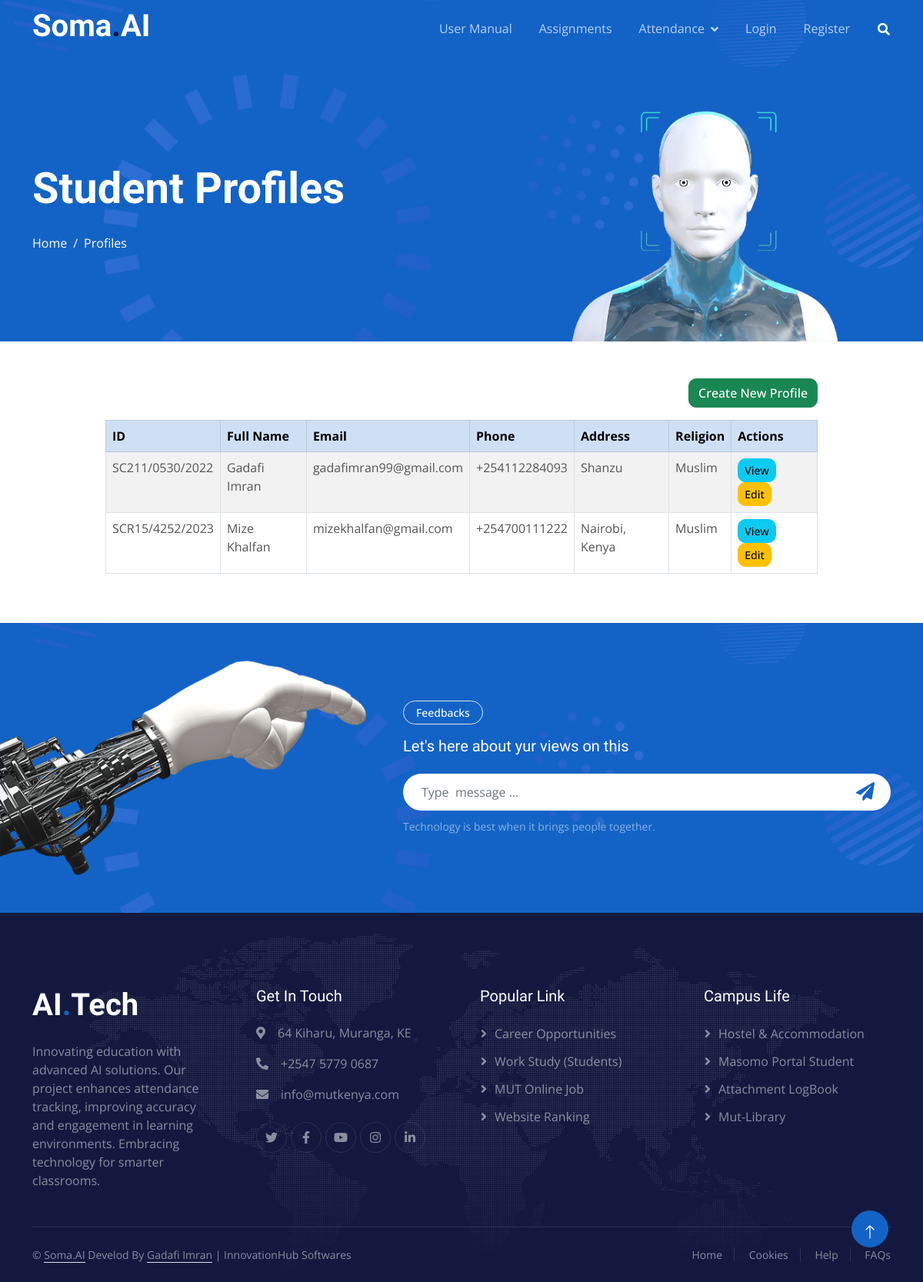
The app's page /students/, older data.
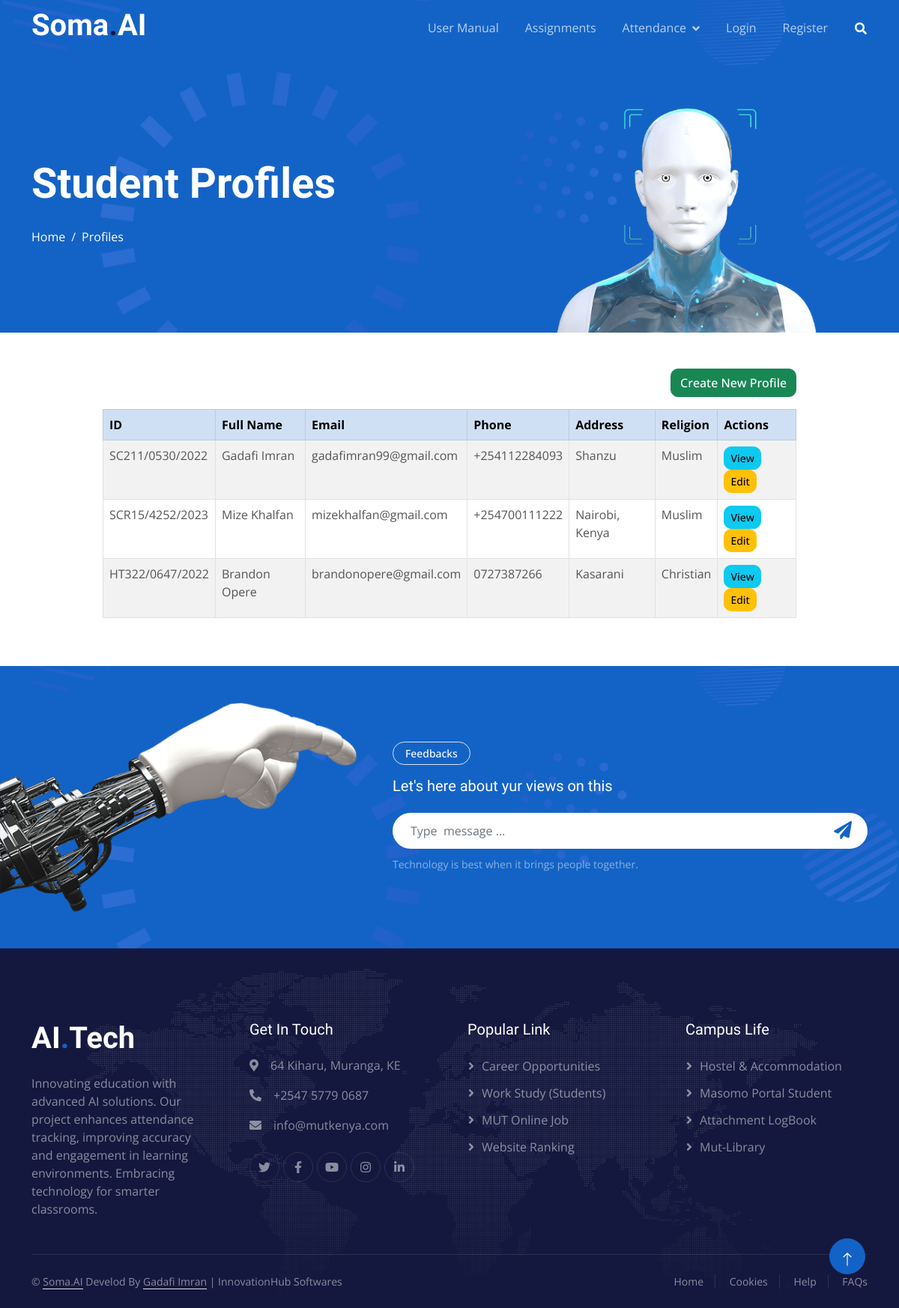
The same page, newer data.
### attendance/models.py (models this page shows, shortened)
class StudentProfile(models.Model):
    user_name = models.CharField(max_length=300)
    first_name = models.CharField(max_length=70)
    last_name = models.CharField(max_length=70)
    reg_no = models.CharField(max_length=70)  # Registration number should be a CharField for alphanumeric codes
    phone = models.CharField(max_length=15)  # Using CharField to accommodate special characters like '+'
    email = models.EmailField()
    dob = models.DateField()  # Date of birth
    course = models.CharField(max_length=200)
    religion = models.CharField(max_length=70)
    games = models.CharField(max_length=70)
    hostel = models.CharField(max_length=70)
    room_no = models.CharField(max_length=70)
    year = models.CharField(max_length=70 ,null=True, blank=False)
    fee_balance = models.CharField(max_length=70,null=True, blank=False)
    parents_phone = models.CharField(max_length=15)  # CharField for phone
    parents_name = models.CharField(max_length=70)
    address = models.CharField(max_length=100)  # Increased length for more flexibility
    role = models.CharField(choices=ROLES, max_length=20, null=True, blank=False, default='student')
    image = models.ImageField(upload_to='profile_images/',null=True, blank=False)
    updated = models.DateTimeField(auto_now=True)

### attendance/views.py (the view)
# urls.py: path('students/', views.student_profile_list, name='student_profile_list'),
def student_profile_list(request):
    students = StudentProfile.objects.all()
    return render(request, 'profiles/student_profile_list.html', {'students': students})

### templates/profiles/student_profile_list.html
{% extends 'base.html' %}
{% load static %}
{% block content %}
    <div class="container-fluid pt-5 bg-primary hero-header">
        <div class="container pt-5">
            <div class="row g-5 pt-5">
                <div class="col-lg-6 align-self-center text-center text-lg-start mb-lg-5">
                    <h1 class="display-4 text-white mb-4 animated slideInRight">Student Profiles</h1>
                    <nav aria-label="breadcrumb">
                        <ol class="breadcrumb justify-content-center justify-content-lg-start mb-0">
                            <li class="breadcrumb-item"><a class="text-white" href="#">Home</a></li>
                            <li class="breadcrumb-item text-white active" aria-current="page">Profiles</li>
                        </ol>
                    </nav>
                </div>
                <div class="col-lg-6 align-self-end text-center text-lg-end">
                    <img class="img-fluid" src="{% static 'img/hero-img.png' %}" alt="" style="max-height: 300px;">
                </div>
            </div>
        </div>
    </div>
    <div class="container py-5">
        <div class="row justify-content-center">
            <div class="col-lg-10">
                <div class="text-end mb-3">
                    <a href="{% url 'student_profile_create' %}" class="btn btn-success">Create New Profile</a>
                </div>
                {% if students %}
                <div class="table-responsive">
                    <table class="table table-bordered table-striped">
                        <thead class="table-primary">
                            <tr>
                                <th>ID</th>
                                <th>Full Name</th>
                                <th>Email</th>
                                <th>Phone</th>
                                <th>Address</th>
                                <th>Religion</th>
                                <th>Actions</th>
                            </tr>
                        </thead>
                        <tbody>
                            {% for student in students %}
                                <tr>
                                    <td>{{ student.reg_no }}</td>
                                    <td>{{ student.first_name}} {{ student.last_name}}</td>
                                    <td>{{ student.email }}</td>
                                    <td>{{ student.phone }}</td>
                                    <td>{{ student.address }}</td>
                                    <td>{{ student.religion }}</td>
                                    <td>
                                        <a href="{% url 'student_profile' student.id %}" class="btn btn-info btn-sm">View</a>
                                        <a href="{% url 'student_profile_update' student.id %}" class="btn btn-warning btn-sm">Edit</a>
                                    </td>
                                </tr>
                            {% endfor %}
                        </tbody>
                    </table>
                </div>
                {% else %}
                    <p class="text-center">No student profiles found.</p>
                {% endif %}
            </div>
        </div>
    </div>
{% endblock %}

### templates/base.html (shortened to what this page needs)
{% load static %}
<!DOCTYPE html>
<html lang="en">
<head>
    <link href="https://cdnjs.cloudflare.com/ajax/libs/font-awesome/5.10.0/css/all.min.css" rel="stylesheet">
    <link href="https://cdn.jsdelivr.net/npm/bootstrap-icons@1.4.1/font/bootstrap-icons.css" rel="stylesheet">
    <link href="{% static 'lib/animate/animate.min.css'%}" rel="stylesheet">
    <link href="{% static 'lib/owlcarousel/assets/owl.carousel.min.css'%}" rel="stylesheet">
    <link href="{% static 'css/bootstrap.min.css'%}" rel="stylesheet">
    <link href="{% static 'css/style.css'%}" rel="stylesheet">
</head>
<body>
    <div class="container-fluid sticky-top">
        <div class="container">
            <nav class="navbar navbar-expand-lg navbar-dark p-0">
                <a href="" class="navbar-brand">
                    <h1 class="text-white">Soma<span class="text-dark">.</span>AI</h1>
                </a>
                <div class="collapse navbar-collapse" id="navbarCollapse">
                    <div class="navbar-nav ms-auto">
                        <a href="#" class="nav-item nav-link">User Manual</a>
                        <a href="#" class="nav-item nav-link">Assignments
                        </a>
                        <div class="nav-item dropdown">
                            <a href="#" class="nav-link dropdown-toggle" data-bs-toggle="dropdown">Attendance</a>
                        </div>
                        {% if user.is_authenticated %}
                            <a href="{% url 'logout' %}" class="nav-item nav-link">Logout</a>
                        {% else %}
                            <a href="{% url 'login' %}" class="nav-item nav-link">Login</a>
                            <a href="{% url 'register' %}" class="nav-item nav-link">Register</a>
                        {% endif %}
                    </div>
                    <butaton type="button" class="btn text-white p-0 d-none d-lg-block" data-bs-toggle="modal"
                        data-bs-target="#searchModal"><i class="fa fa-search"></i></butaton>
                </div>
            </nav>
        </div>
    </div>
        {% block content %}
        {% endblock %}
    <div class="container-fluid bg-primary newsletter py-5">
        <div class="container">
            <div class="row g-5 align-items-center">
                <div class="col-md-5 ps-lg-0 pt-5 pt-md-0 text-start wow fadeIn" data-wow-delay="0.3s">
                    <img class="img-fluid" src="{% static 'img/newsletter.png'%}" alt="">
                </div>
                <div class="col-md-7 py-5 newsletter-text wow fadeIn" data-wow-delay="0.5s">
                    <div class="btn btn-sm border rounded-pill text-white px-3 mb-3">Feedbacks</div>
                    <h5 class="text-white mb-4">Let's here about yur views on this </h5>
                    <div class="position-relative w-100 mt-3 mb-2">
                        <input class="form-control border-0 rounded-pill w-100 ps-4 pe-5" type="text"
                            placeholder="Type  message ... " style="height: 48px;">
                        <button type="button" class="btn shadow-none position-absolute top-0 end-0 mt-1 me-2"><i
                                class="fa fa-paper-plane text-primary fs-4"></i></button>
                    </div>
                    <small class="text-white-50">Technology is best when it brings people together.</small>
                </div>
            </div>
        </div>
    </div>
    <div class="container-fluid bg-dark text-white-50 footer pt-5">
        <div class="container py-5">
            <div class="row g-5">
                <div class="col-md-6 col-lg-3 wow fadeIn" data-wow-delay="0.1s">
                    <a href="index.html" class="d-inline-block mb-3">
                        <h1 class="text-white">AI<span class="text-primary">.</span>Tech</h1>
                    </a>
                    <p class="mb-0">Innovating education with advanced AI solutions.
                         Our project enhances attendance tracking, improving accuracy and engagement in learning environments.
                         Embracing technology for smarter classrooms.</p>
                </div>
                <div class="col-md-6 col-lg-3 wow fadeIn" data-wow-delay="0.3s">
                    <h5 class="text-white mb-4">Get In Touch</h5>
                    <p><i class="fa fa-map-marker-alt me-3"></i>64 Kiharu, Muranga, KE</p>
                    <p><i class="fa fa-phone-alt me-3"></i>+2547 5779 0687</p>
                    <p><i class="fa fa-envelope me-3"></i>info@mutkenya.com</p>
                    <div class="d-flex pt-2">
                        <a class="btn btn-outline-light btn-social" href=""><i class="fab fa-twitter"></i></a>
                        <a class="btn btn-outline-light btn-social" href=""><i class="fab fa-facebook-f"></i></a>
                        <a class="btn btn-outline-light btn-social" href=""><i class="fab fa-youtube"></i></a>
                        <a class="btn btn-outline-light btn-social" href=""><i class="fab fa-instagram"></i></a>
                        <a class="btn btn-outline-light btn-social" href=""><i class="fab fa-linkedin-in"></i></a>
                    </div>
                </div>
                <div class="col-md-6 col-lg-3 wow fadeIn" data-wow-delay="0.5s">
                    <h5 class="text-white mb-4">Popular Link</h5>
                    <a class="btn btn-link" href="https://www.mut.ac.ke/mut-jobs-advertisements/">Career Opportunities</a>
                    <a class="btn btn-link" href="https://www.mut.ac.ke/work-study-application-for-semester-2-2023-2024-academic-year/">Work Study (Students)</a>
                    <a class="btn btn-link" href="https://forms.gle/TVt6k3mQ5QQyHNBEA">MUT Online Job </a>
                    <a class="btn btn-link" href="https://www.mut.ac.ke/muranga-university-of-technology-web-ranking/">Website Ranking</a>
                </div>
                <div class="col-md-6 col-lg-3 wow fadeIn" data-wow-delay="0.7s">
                    <h5 class="text-white mb-4">Campus Life</h5>
                    <a class="btn btn-link" href="#">Hostel & Accommodation</a>
                    <a class="btn btn-link" href="#">Masomo Portal Student </a>
                    <a class="btn btn-link" href="#">Attachment LogBook</a>
                    <a class="btn btn-link" href="#">Mut-Library</a>
                </div>
            </div>
        </div>
        <div class="container wow fadeIn" data-wow-delay="0.1s">
            <div class="copyright">
                <div class="row">
                    <div class="col-md-6 text-center text-md-start mb-3 mb-md-0">
                        &copy; <a class="border-bottom" >Soma.AI</a>
                        Develod By <a class="border-bottom" href="https://github.com/steve-ongera">Gadafi Imran</a> | InnovationHub Softwares
                    </div>
                    <div class="col-md-6 text-center text-md-end">
                        <div class="footer-menu">
                            <a href="">Home</a>
                            <a href="">Cookies</a>
                            <a href="">Help</a>
                            <a href="">FAQs</a>
                        </div>
                    </div>
                </div>
            </div>
        </div>
    </div>
    <a href="#" class="btn btn-lg btn-primary btn-lg-square back-to-top pt-2"><i class="bi bi-arrow-up"></i></a>
</body>
</html>

### static/css/style.css (style rules this page uses)
:root { --primary: #1363C6; --secondary: #15ACE1; --light: #F4F7FE; --dark: #14183E; }
.back-to-top { position: fixed; display: none; right: 45px; bottom: 45px; z-index: 99; }
h1, h2, h3, .fw-bold { font-weight: 700 !important; }
h4, h5, h6, .fw-medium { font-weight: 500 !important; }
.btn { font-weight: 500; transition: .5s; }
.btn-lg-square { width: 48px; height: 48px; }
.btn-square, .btn-sm-square, .btn-lg-square { padding: 0; display: flex; align-items: center; justify-content: center; font-weight: normal; border-radius: 50px; }
.sticky-top { top: -150px; transition: .5s; }
.navbar { padding: 11px 0 !important; height: 75px; }
.navbar .navbar-nav .nav-link { margin-right: 35px; padding: 0; color: rgba(255, 255, 255, .7); outline: none; }
.navbar .dropdown-toggle::after { border: none; content: "\f107"; font-family: "Font Awesome 5 Free"; font-weight: 900; vertical-align: middle; margin-left: 8px; }
.hero-header { margin-top: -75px; background: url(../img/bg-hero.png) center center no-repeat; background-size: cover; }
.hero-header .breadcrumb-item+.breadcrumb-item::before { color: var(--light); }
.newsletter { background: url(../img/bg-hero.png) center center no-repeat; background-size: cover; }
@media (min-width: 992px) { .newsletter .container { max-width: 100% !important; } }
@media (min-width: 992px) { .newsletter .newsletter-text { padding-right: calc(((100% - 960px) / 2) + .75rem); } }
@media (min-width: 1200px) { .newsletter .newsletter-text { padding-right: calc(((100% - 1140px) / 2) + .75rem); } }
.footer { background: url(../img/footer.png) center center no-repeat; background-size: contain; }
.footer .btn.btn-social { margin-right: 5px; width: 40px; height: 40px; display: flex; align-items: center; justify-content: center; color: rgba(255,255,255,.5); border: 1px solid rgba(256, 256, 256, .1); border-radius: 40px; transition: .3s; }
.footer .btn.btn-link { display: block; margin-bottom: 10px; padding: 0; text-align: left; color: rgba(255,255,255,.5); font-weight: normal; transition: .3s; }
.footer .btn.btn-link::before { position: relative; content: "\f105"; font-family: "Font Awesome 5 Free"; font-weight: 900; margin-right: 10px; }
.footer .copyright { padding: 25px 0; font-size: 14px; border-top: 1px solid rgba(256, 256, 256, .1); }
.footer .copyright a { color: rgba(255,255,255,.5); }
.footer .footer-menu a { margin-right: 15px; padding-right: 15px; border-right: 1px solid rgba(255, 255, 255, .1); }
.footer .footer-menu a:last-child { margin-right: 0; padding-right: 0; border-right: none; }

Row changes from the older to the newer data that the page shows:
added StudentProfile: reg_no "HT322/0647/2022", first_name "Brandon", last_name "Opere", email "brandonopere@gmail.com", phone "0727387266", address "Kasarani", religion "Christian"
